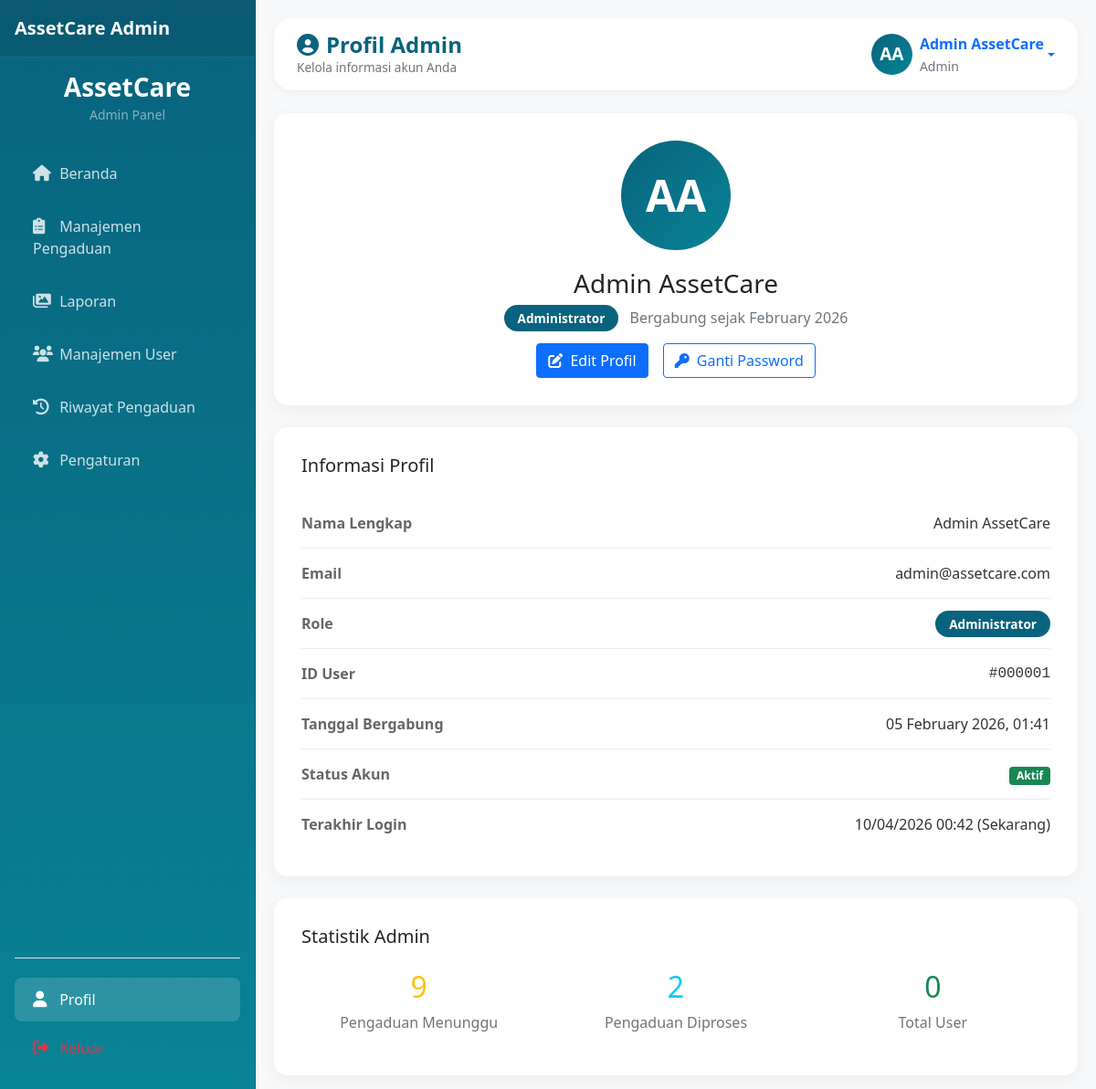
The app's page /admin/profil.php (signed in) with its own data.
### tables this page shows
CREATE TABLE `users` (
  `id` int(11) NOT NULL,
  `nama` varchar(100) NOT NULL,
  `email` varchar(100) NOT NULL,
  `password` varchar(255) NOT NULL,
  `role` enum('pegawai','admin','teknisi') NOT NULL DEFAULT 'pegawai',
  `created_at` timestamp NOT NULL DEFAULT current_timestamp(),
  `updated_at` timestamp NOT NULL DEFAULT current_timestamp() ON UPDATE current_timestamp()
);

### config/database.php (called while the page is built, shortened)
<?php
class Database {
    private $host = "localhost";
    private $username = "root";
    private $password = "";
    private $database = "sapraskantor";
    public $conn;
    public function __construct() {
        $this->conn = new mysqli($this->host, $this->username, $this->password, $this->database);
    }
    public function query($sql) {
        return $this->conn->query($sql);
    }
}
function generateInitials($name) {
    $words = explode(' ', trim($name));
    $initials = '';
    if (count($words) >= 2) {
        $initials = strtoupper(substr($words[0], 0, 1) . substr($words[1], 0, 1));
    } else {
        $initials = strtoupper(substr($words[0], 0, 2));
    }
    return $initials;
}
?>

### admin/profil.php (the view, shortened to what this page needs)
<?php
require_once '../config/database.php';
$db = new Database();
$user_id = $_SESSION['user_id'];
$result = $db->query("SELECT * FROM users WHERE id = '$user_id'");
$user = $result->fetch_assoc();
?>
<!DOCTYPE html>
<html lang="id">
<head>
    <link href="https://cdn.jsdelivr.net/npm/bootstrap@5.1.3/dist/css/bootstrap.min.css" rel="stylesheet">
    <link rel="stylesheet" href="https://cdnjs.cloudflare.com/ajax/libs/font-awesome/6.0.0/css/all.min.css">
</head>
<body>
    <?php include 'sidebar.php'; ?>
    <div class="main-content">
        <div class="top-navbar">
            <div class="page-title">
                <h4><i class="fas fa-user-circle me-2"></i>Profil Admin</h4>
                <p>Kelola informasi akun Anda</p>
            </div>
            <div class="dropdown">
                <a href="#" class="d-flex align-items-center text-decoration-none dropdown-toggle" data-bs-toggle="dropdown">
                    <div class="profile-avatar me-2">
                        <?php echo generateInitials($_SESSION['nama']); ?>
                    </div>
                    <div class="d-none d-md-block">
                        <span class="fw-bold"><?php echo $_SESSION['nama']; ?></span><br>
                        <small class="text-muted">Admin</small>
                    </div>
                </a>
            </div>
        </div>
        <div class="profile-card mb-4 text-center">
            <div class="user-avatar-large">
                <?php echo generateInitials($user['nama']); ?>
            </div>
            <h3 class="mb-2"><?php echo htmlspecialchars($user['nama']); ?></h3>
            <p class="text-muted mb-3">
                <span class="badge-admin me-2">Administrator</span>
                Bergabung sejak <?php echo date('F Y', strtotime($user['created_at'])); ?>
            </p>
            <div class="d-flex justify-content-center gap-3 flex-wrap">
                <button class="btn btn-primary" data-bs-toggle="modal" data-bs-target="#editProfilModal">
                    <i class="fas fa-edit me-1"></i> Edit Profil
                </button>
                <button class="btn btn-outline-primary" data-bs-toggle="modal" data-bs-target="#gantiPasswordModal">
                    <i class="fas fa-key me-1"></i> Ganti Password
                </button>
            </div>
        </div>
        <div class="profile-card">
            <h5 class="mb-4">Informasi Profil</h5>
            <div class="info-item">
                <span class="info-label">Nama Lengkap</span>
                <span class="info-value"><?php echo htmlspecialchars($user['nama']); ?></span>
            </div>
            <div class="info-item">
                <span class="info-label">Email</span>
                <span class="info-value"><?php echo htmlspecialchars($user['email']); ?></span>
            </div>
            <div class="info-item">
                <span class="info-label">Role</span>
                <span class="info-value">
                    <span class="badge-admin">Administrator</span>
                </span>
            </div>
            <div class="info-item">
                <span class="info-label">ID User</span>
                <span class="info-value font-monospace">#<?php echo str_pad($user['id'], 6, '0', STR_PAD_LEFT); ?></span>
            </div>
            <div class="info-item">
                <span class="info-label">Tanggal Bergabung</span>
                <span class="info-value"><?php echo date('d F Y, H:i', strtotime($user['created_at'])); ?></span>
            </div>
            <div class="info-item">
                <span class="info-label">Status Akun</span>
                <span class="info-value">
                    <span class="badge bg-success">Aktif</span>
                </span>
            </div>
            <div class="info-item">
                <span class="info-label">Terakhir Login</span>
                <span class="info-value"><?php echo date('d/m/Y H:i'); ?> (Sekarang)</span>
            </div>
        </div>
        <?php
        $admin_stats = $db->query("SELECT
            (SELECT COUNT(*) FROM pengaduan WHERE status = 'Menunggu') as menunggu,
            (SELECT COUNT(*) FROM pengaduan WHERE status = 'Diproses') as diproses,
            (SELECT COUNT(*) FROM users WHERE role = 'user') as total_users
        ")->fetch_assoc();
        ?>
        <div class="profile-card mt-4">
            <h5 class="mb-4">Statistik Admin</h5>
            <div class="row text-center">
                <div class="col-md-4 mb-3">
                    <div class="h2 text-warning"><?php echo $admin_stats['menunggu']; ?></div>
                    <div class="text-muted">Pengaduan Menunggu</div>
                </div>
                <div class="col-md-4 mb-3">
                    <div class="h2 text-info"><?php echo $admin_stats['diproses']; ?></div>
                    <div class="text-muted">Pengaduan Diproses</div>
                </div>
                <div class="col-md-4 mb-3">
                    <div class="h2 text-success"><?php echo $admin_stats['total_users']; ?></div>
                    <div class="text-muted">Total User</div>
                </div>
            </div>
        </div>
    </div>
</body>
</html>

### admin/profil.php (style rules this page uses)
:root { --primary: #09637E; --secondary: #088395; --accent: #7AB2B2; --light: #EBF4F6; }
* { margin: 0; padding: 0; box-sizing: border-box; }
body { background-color: #f8f9fa; font-family: 'Segoe UI', Tahoma, Geneva, Verdana, sans-serif; }
.main-content { margin-left: 280px; padding: 20px 30px; transition: all 0.3s; }
.top-navbar { background: white; border-radius: 20px; padding: 15px 25px; margin-bottom: 25px; box-shadow: 0 2px 10px rgba(0,0,0,0.05); display: flex; justify-content: space-between; align-items: center; flex-wrap: wrap; gap: 15px; }
.page-title h4 { color: var(--primary); font-weight: 700; margin: 0; }
.page-title p { margin: 0; color: #6c757d; font-size: 0.85rem; }
.profile-avatar { width: 45px; height: 45px; background: linear-gradient(135deg, var(--primary), var(--secondary)); color: white; border-radius: 50%; display: flex; align-items: center; justify-content: center; font-weight: 700; font-size: 1.2rem; }
.profile-card { background: white; border-radius: 15px; box-shadow: 0 5px 20px rgba(0, 0, 0, 0.05); padding: 30px; }
.user-avatar-large { width: 120px; height: 120px; background: linear-gradient(135deg, var(--primary), var(--secondary)); color: white; border-radius: 50%; display: flex; align-items: center; justify-content: center; font-size: 3rem; font-weight: bold; margin: 0 auto 20px; }
.info-item { padding: 15px 0; border-bottom: 1px solid #eee; display: flex; justify-content: space-between; align-items: center; }
.info-item:last-child { border-bottom: none; }
.info-label { color: #666; font-weight: 600; min-width: 150px; }
.info-value { color: #333; font-weight: 500; text-align: right; }
.badge-admin { background: var(--primary); color: white; padding: 5px 15px; border-radius: 20px; font-size: 0.85rem; font-weight: 600; }
@media (max-width: 1200px) { .main-content { padding: 15px 20px; } }

### admin/sidebar.php (style rules this page uses)
@media (min-width: 992px) { .main-content { margin-left: 280px; margin-top: 0; padding-top: 20px; } }
@media (min-width: 992px) { body { padding-top: 0; } }

### records on screen
users: nama "AA", nama "Admin AssetCare", created_at "February 2026", email "admin@assetcare.com", id "000001", created_at "05 February 2026, 01:41"

### other values on screen
generateInitials($_SESSION['nama']) "AA"
$_SESSION['nama'] "Admin AssetCare"
$admin_stats['menunggu'] "9"
$admin_stats['diproses'] "2"
$admin_stats['total_users'] "0"
